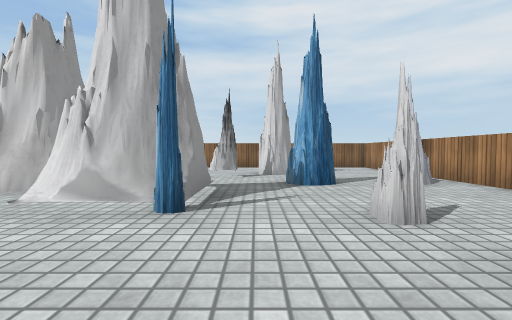
view 1 (above)

14 first-person views from a walk through a 3-D level made in the Unity game engine. The camera is 0.68 m above the floor, tilts 2° down and sees 90° across. The floor is counted in squares, 1 m on a side. Each view is taken from the middle of a square. On the plan, view 1 faces up. The plan holds only what a view shows up to about 9 squares ahead; the rest is blank. Some surface patterns are stand-ins.

view 2
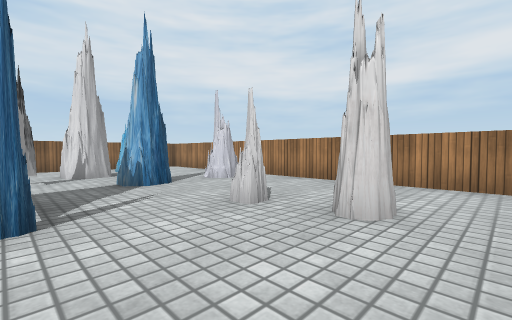

view 3
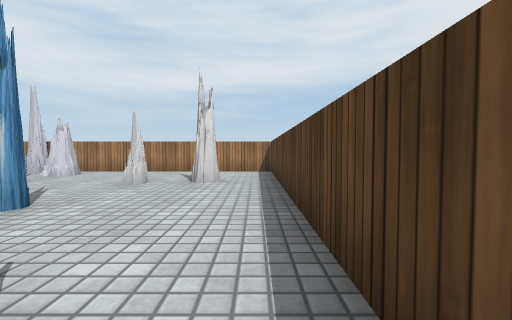

view 4
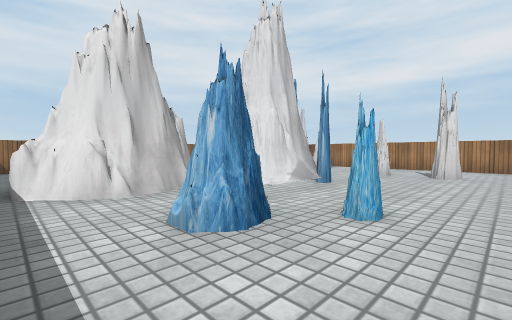

view 5
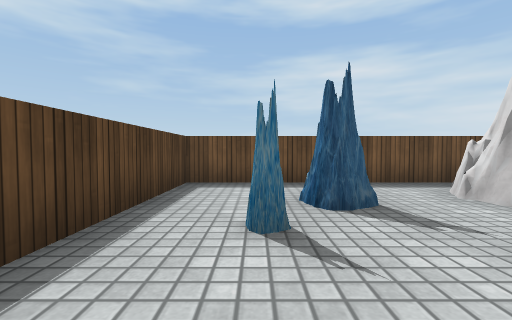

view 6
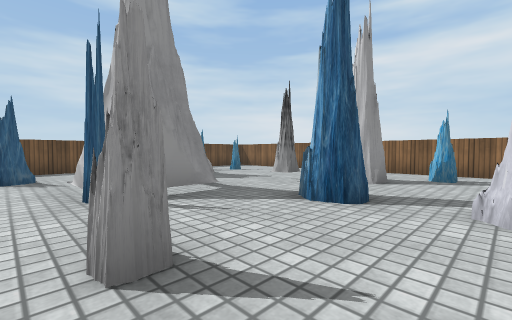

view 7
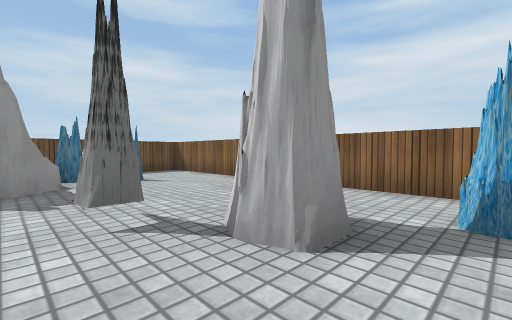

view 8
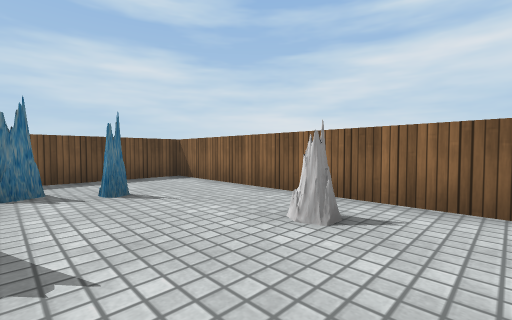

view 9
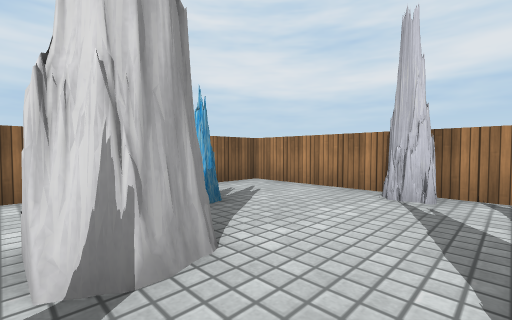

view 10
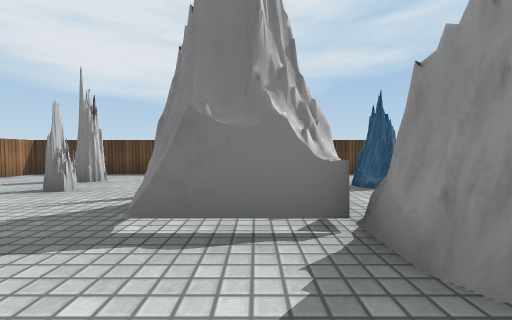

view 11
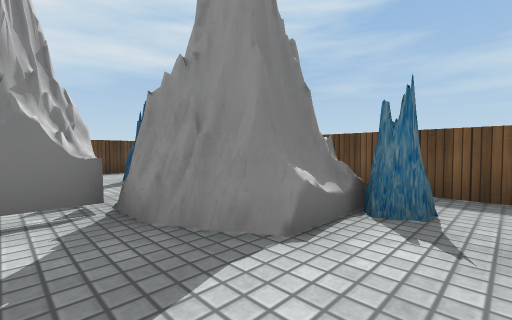

view 12
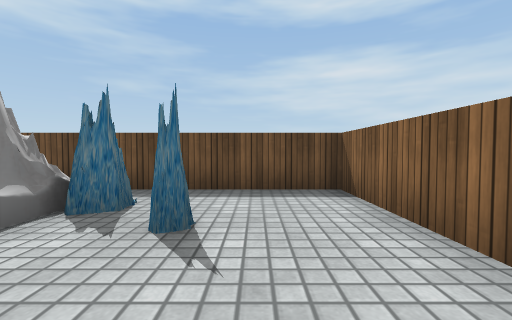

view 13
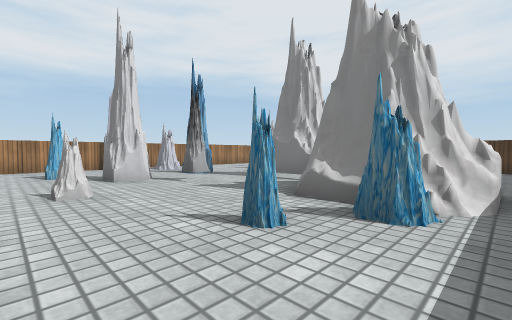

view 14
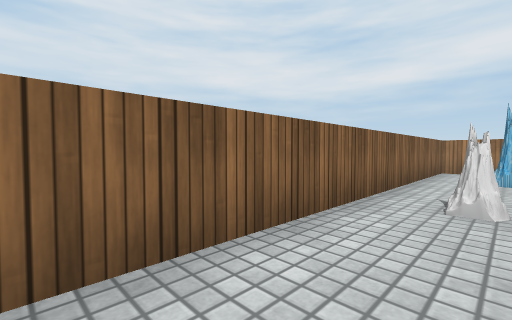

### Floor plan
Key: @ floor where view 1 was taken; # wall or solid block; . floor; = window, fence, low wall or low ledge.
Columns run from 7 left of view 1 to 5 right of it. Each row starts with its distance up from view 1.
 11 #############
 10 #...........#
  9 #.....#..#..#
  8 #.......#...#
  7 #.#=..#....##
  6 #####.......#
  5 #######.....#
  4 #.#####.....#
  3 #....##.#...#
  2 #..#........#
  1 #...#....#..#
  0 #......@....#
 -1 #############

Where each view was taken, in squares from view 1:
view 1: 0 up, 0 right, facing up
view 2: 0 up, 1 left, facing up-right
view 3: 0 up, 4 left, facing right
view 4: 0 up, 6 left, facing up-right
view 5: 1 up, 1 left, facing left
view 6: 2 up, 3 right, facing up-left
view 7: 6 up, 2 right, facing up-left
view 8: 7 up, 0 right, facing up-left
view 9: 6 up, 0 right, facing up-right
view 10: 7 up, 2 left, facing down
view 11: 8 up, 2 left, facing down-left
view 12: 9 up, 2 left, facing left
view 13: 10 up, 6 left, facing down-right
view 14: 9 up, 5 left, facing up-right
